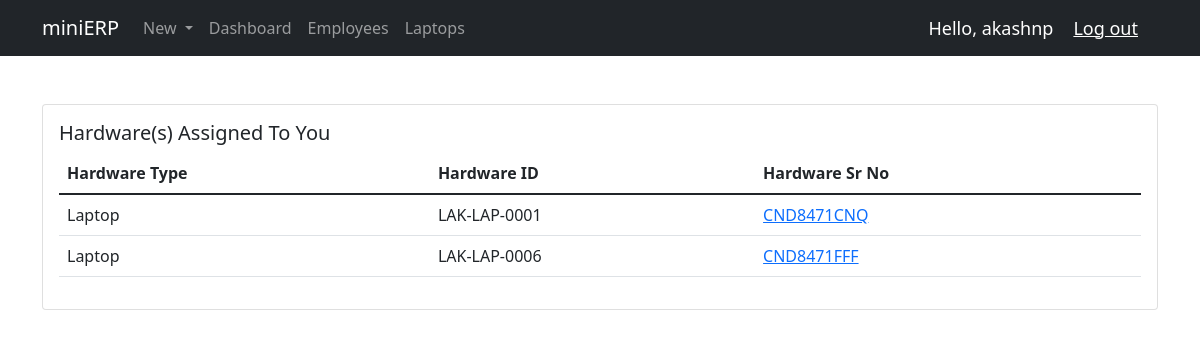
Page /empprofile (signed in) on the committed database.
### hardware/models.py (models this page shows, shortened)
class Hardware(models.Model):
    id = models.AutoField(primary_key=True, editable=False)
    emp_id = models.ForeignKey(Employee, null=True, on_delete=models.SET_NULL)
    hardware_id = models.ForeignKey(Laptop, null=True, on_delete=models.SET_NULL)

class Laptop(models.Model):
    LAPTOP_STATUSES = (
        ('Working', 'Working'),
        ('Repair', 'Repair'),
        ('Replace', 'Replace'),
    )
    id = models.AutoField(primary_key=True, editable=False)
    hardware_id = models.CharField(max_length=50, null=True, default=None, blank=True, unique=True)
    laptop_sr_no = models.CharField(max_length=100, unique=True)
    brand = models.ForeignKey(LaptopBrand, null=True, on_delete=models.SET_NULL)
    model = models.ForeignKey(LaptopModel, null=True, on_delete=models.SET_NULL)
    media = models.ForeignKey(LaptopMedia, null=True, on_delete=models.SET_NULL)
    laptop_status = models.CharField(max_length=20, null=True, choices=LAPTOP_STATUSES)
    laptop_location = models.ForeignKey(Location, null=True, blank=False, on_delete=models.SET_NULL)
    laptop_date_purchased = models.DateField(null=True)
    laptop_date_sold = models.DateField(null=True, blank=True)
    laptop_date_created = models.DateField(auto_now_add=True)
    history = HistoricalRecords()
    def __str__(self):
        return self.hardware_id

### hardware/decorators.py (the view)
        def wrapper_func(request, *args, **kwargs):
            group = None
            if request.user.groups.exists():
                group = request.user.groups.all()[0].name
            if group in allowed_roles:
                return view_func(request, *args, **kwargs)
            else:
                return HttpResponse("You are not authorized to view this page!")

### hardware/views.py (called while the page is built)
@login_required(login_url='login')
@allowed_users(allowed_roles=['employee', 'admin'])
def employeeProfile(request):
    hardwares = request.user.employee.hardware_set.all()
    hardwareType = Hardware._meta.get_field('hardware_id').remote_field.model.__name__
    context = {'hardwares':hardwares, 'hardwareType':hardwareType}
    return render(request, 'hardware/empprofile.html', context)

### hardware/templates/hardware/empprofile.html
{% extends 'hardware/main.html' %}
{% load to_class_name %}
{% block content %}
<div class="container my-4">
    <div class="row">
        <div class="col">
            <div class="card card-body">
                <h5 class="card-title">Hardware(s) Assigned To You</h5>
                <table class="table table-stripped">
                    <thead>
                      <tr>
                        <th scope="col">Hardware Type</th>
                        <th scope="col">Hardware ID</th>
                        <th scope="col">Hardware Sr No</th>
                      </tr>
                    </thead>
                    <tbody>
                      {% for hardware in hardwares %}
                      <tr>
                        <td>{{hardwareType }}</td>
                        <td>{{hardware.hardware_id}}</td>
                        <td><a href="{% url 'laptop' hardware.hardware_id.id %}">{{hardware.hardware_id.laptop_sr_no}}</a></td>
                      </tr>
                      {% endfor %}
                    </tbody>
                </table>
            </div>
        </div>
    </div>
</div>
{% endblock %}

### hardware/templates/hardware/navbar.html (shortened to what this page needs)
<nav class="navbar navbar-expand-lg navbar-dark bg-dark">
    <div class="container">
        <span class="navbar-brand mb-0 h1">miniERP</span>
      <div class="collapse navbar-collapse" id="navbarSupportedContent">
        <ul class="navbar-nav me-auto mb-2 mb-lg-0">
          {% if request.user.is_staff %}
          <li class="nav-item dropdown">
            <a class="nav-link dropdown-toggle" href="#" id="navbarDropdown" role="button" data-bs-toggle="dropdown" aria-expanded="false">
              New
            </a>
          </li>
          <li class="nav-item">
            <a class="nav-link" aria-current="page" href="{% url 'home' %}">Dashboard</a>
          </li>
          <li class="nav-item">
            <a class="nav-link" aria-current="page" href="{% url 'dash_employees' %}">Employees</a>
          </li>
          <li class="nav-item">
            <a class="nav-link" aria-current="page" href="{% url 'dash_laptops' %}">Laptops</a>
          </li>
          {% else %}
          <li class="nav-item">
            <a class="nav-link" aria-current="page" href="{% url 'empSettingsPage' %}">Settings</a>
          </li>
          {% endif %}
        </ul>
      </div>
      <span class="logout-text">Hello, {{request.user}}</span>
      <span><a class="logout-text" href="{% url 'logout' %}">Log out</a></span>
    </div>
  </nav>

### hardware/templates/hardware/navbar.html (style rules this page uses)
.logout-text { font-size: 18px; color: #fff; margin-right: 20px; }

### rows in the picture
Hardware: hardwareType "Laptop", hardware_id "LAK-LAP-0001", hardware_id.laptop_sr_no "CND8471CNQ"
Hardware: hardwareType "Laptop", hardware_id "LAK-LAP-0006", hardware_id.laptop_sr_no "CND8471FFF"

### other values in the picture
{{ request.user }} "akashnp"
